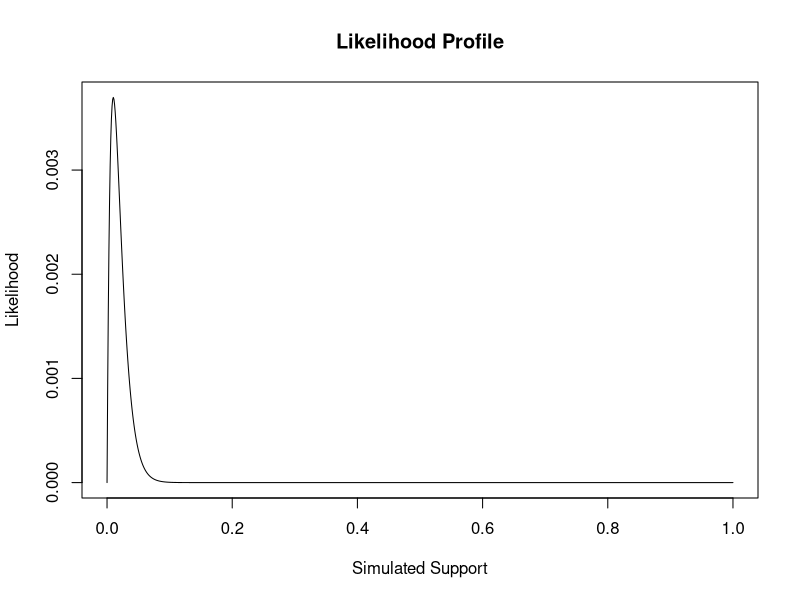
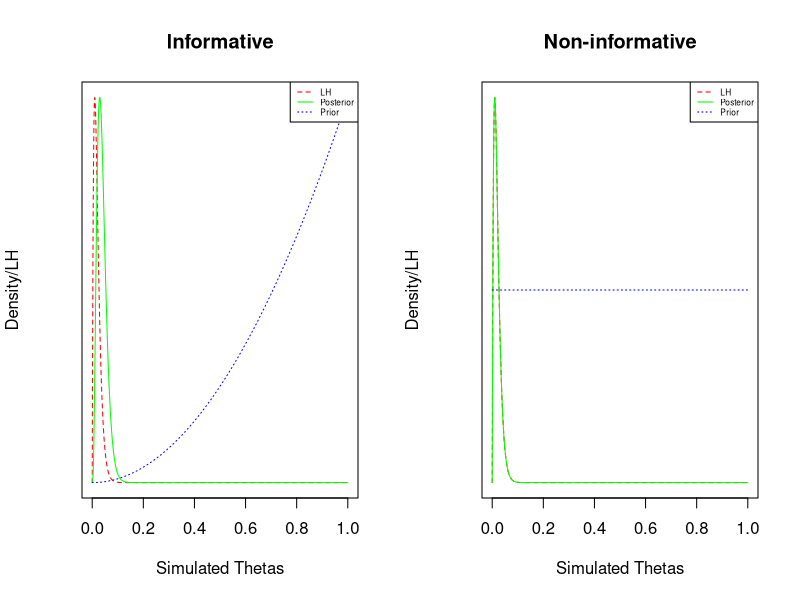
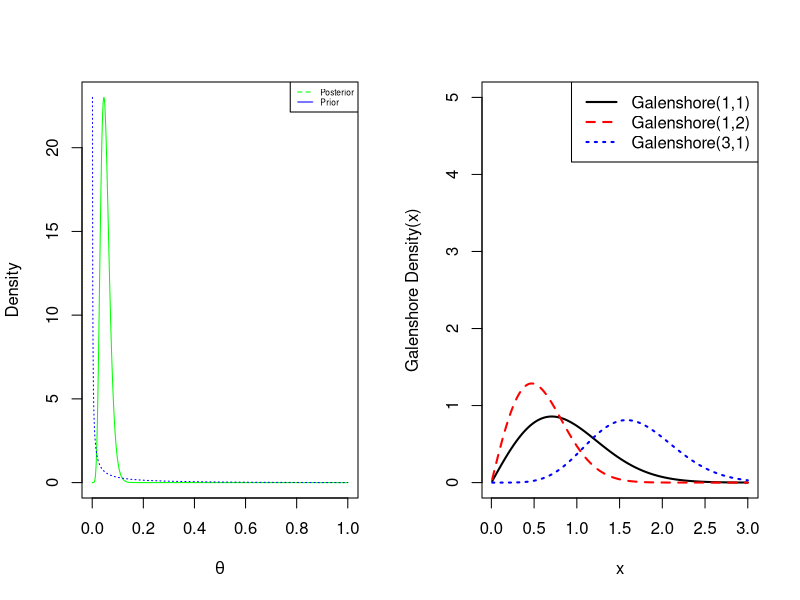

Generate these figures, in order, with R:
## ---- chunk 1
knitr::opts_chunk$set(warning = FALSE, 
                      message = FALSE, 
                      fig.align = "center")
## ---- chunk 2
library(tidyverse)
library(knitr)
library(broom)
## ---- chunk 3
# set a seed
set.seed(123)
# create the observed data
obs.data <- rbinom(n = 100, size = 1, prob = 0.01)
# inspect the observed data
head(obs.data)
tail(obs.data)
length(obs.data)
## ---- chunk 4
### Bernoulli LH Function ###

# Input: obs.data, theta
# Output: bernoulli likelihood

myBernLH <- function(obs.data, theta){
  N <- length(obs.data)
  x <- sum(obs.data)
  LH <- (theta^x) * ((1-theta)^(N-x))
  return(LH)
}


### Plot LH for a grid of theta values ###
# Create the grid #
# Store the LH values
# Create the Plot
theta.sim <- seq(from = 0, to = 1, length.out = 1000)
sim.LH <- myBernLH(obs.data, theta = theta.sim)
plot(theta.sim, sim.LH, type ="line", main = "Likelihood Profile", xlab = "Simulated Support", ylab = "Likelihood")
## ---- chunk 5
posterior <- function(priorA, priorB, obs.data)
{
  N <- length(obs.data)
  x <- sum(obs.data)
  postA <- priorA + x
	postB <- priorB + N - x
	postparam <- list('postA' = postA, 
	 'postB' = postB)
	return(postparam)
}
## ---- chunk 6
nonInformative <- posterior(priorA = 1, priorB = 1, obs.data = obs.data)
informative <- posterior(priorA = 3, priorB = 1, obs.data = obs.data)
print(c(nonInformative, informative))
## ---- chunk 7
nonInformativeDen <- dbeta(x = theta.sim, shape1 = nonInformative$postA, 
 shape2 =nonInformative$postB)
informativeDen <- dbeta(x = theta.sim, shape1 = informative$postA, 
 shape2 = informative$postB)
priorInform <- dbeta(x = theta.sim, shape1 = 3, 
 shape2 = 1)
priorNonInform <- dbeta(x = theta.sim, shape1 = 1, 
 shape2 = 1)

par(mfrow=c(1, 2)) 
plot(theta.sim, sim.LH, lty = 2, xlab = 'Simulated Thetas',
 ylab = 'Density/LH', type = 'l', yaxt = 'n', main = 'Informative',
 , col = c("red"))
par(new = TRUE)
plot(theta.sim, informativeDen, lty = 1, axes = FALSE, xlab = '', ylab = '',
 type = 'l', , col = c("green"))
par(new = TRUE)
plot(theta.sim, priorInform, lty = 3, axes = FALSE, xlab = '', ylab = '',
 type = 'l', col = c("blue"))
legend('topright', lty=c(2,1,3), legend = c('LH', 'Posterior', 'Prior'),
       col = c("red", "green", "blue"), cex = 0.5)

plot(theta.sim, sim.LH, lty = 2, xlab = 'Simulated Thetas',
 ylab = 'Density/LH', type = 'l', yaxt = 'n', main = 'Non-informative', 
 col = c("red"))
par(new = TRUE)
plot(theta.sim, nonInformativeDen, lty = 1, axes = FALSE, xlab = '', ylab = '',
 type = 'l', col = c("green"))
par(new = TRUE)
plot(theta.sim, priorNonInform, lty = 3, axes = FALSE, xlab = '', ylab = '',
 type = 'l', col = c("blue"))
legend('topright', lty=c(2,1,3), legend = c('LH', 'Posterior', 'Prior'), 
       col = c("red", "green", "blue"), cex=0.5)

## ---- chunk 8
set.seed(123)
obs.data2 <- c(20.9, 69.7, 3.6, 21.8, 21.4, 0.4, 6.7, 10.0)
head(obs.data2)
tail(obs.data2)
length(obs.data2)
## ---- chunk 9
posterior2 <- function(priorA, priorB, obs.data)
{
  N <- length(obs.data2)
  x <- sum(obs.data2)
  postA <- priorA + N
	postB <- priorB + x
	postparam <- list('postA' = postA, 
	 'postB' = postB)
	return(postparam)
}
## ---- chunk 10
informative1<- posterior2(priorA = 0.1, priorB = 1.0, obs.data = obs.data2)
print(c(informative))
gamma.sim <- seq(from = 0, to = 1, length.out = 1000)
## ---- chunk 11
informativeDen1 <- dgamma(x = gamma.sim, shape = informative1$postA, 
 rate = informative1$postB)
priorInform1 <- dgamma(x = gamma.sim, shape = 0.1, 
 rate = 1)

plot(gamma.sim, informativeDen1, lty = 1, xlab = expression(theta), ylab = 'Density',
 type = 'l', , col = c("green"))
par(new = TRUE)
plot(gamma.sim, priorInform1, lty = 3, axes = FALSE, xlab = '', ylab = '',
 type = 'l', col = c("blue"))
legend('topright', lty=c(2,1,3), legend = c( 'Posterior', 'Prior'),
       col = c("green", "blue"), cex = 0.5)
## ---- chunk 12
dgalenshore <- function(theta, c, d) {
    # takes numeric vector (elements should be >0) and returns the galenshore
    # probability density at each point. Parameters a and theta should all be
    # > 0.
    return((2/gamma(c)) * theta^(2*c-1) * d^(2 * c) * exp(-d^2 * theta^2))
 
}
x <- seq(0.01, 3, 0.01)
plot(x, dgalenshore(x, 1, 1), type = "l", ylab = "Galenshore Density(x)", col = "black", 
    ylim = c(0, 5), lwd = 2) 
lines(x, dgalenshore(x, 1, 1.5), type = "l", col = "red", lwd = 2, lty = 2)
lines(x, dgalenshore(x, 3, 1), type = "l", col = "blue", lwd = 2, lty = 3)
legend("topright", c("Galenshore(1,1)", "Galenshore(1,2)", "Galenshore(3,1)"), 
    col = c("black", "red", "blue"), lwd = c(2, 2, 2), lty = c(1, 2, 3))
